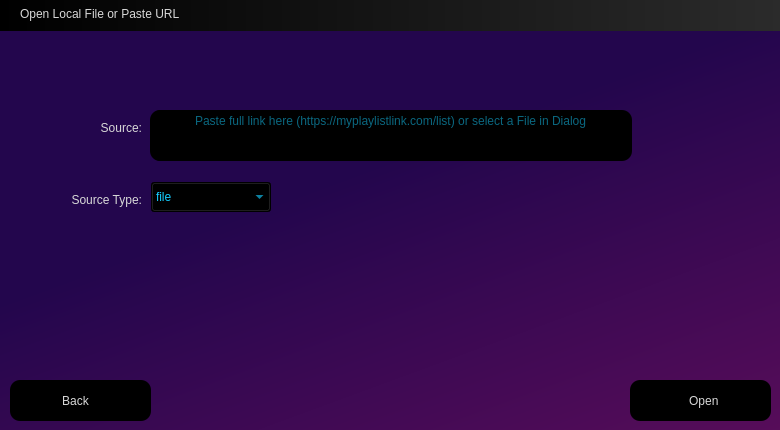
<?xml version="1.0" encoding="UTF-8"?>
<ui version="4.0">
 <class>OpenFileSelection</class>
 <widget class="QWidget" name="OpenFileSelection">
  <property name="geometry">
   <rect>
    <x>0</x>
    <y>0</y>
    <width>780</width>
    <height>430</height>
   </rect>
  </property>
  <property name="windowTitle">
   <string>Form</string>
  </property>
  <property name="styleSheet">
   <string notr="true">/*background-color: rgb(42, 42, 42);*/

QLabel
{
	color: rgb(216, 216, 216);
}

QPushButton 
{	
	color: rgb(216, 216, 216);
	background-color: rgb(0, 0, 0);
	border-radius: 10px;
}

QPushButton:hover 
{
	background-color: rgb(22, 7, 46);
}

QPushButton:disabled
{
	color: rgb(73, 73, 73);
}

QPushButton:pressed 
{
	background-color: rgb(82, 26, 149);
}

QTableWidget
{
	background-color: rgb(0, 0, 0);
}

QTableWidget::item::selected
{
	background-color: rgb(0, 58, 201);
}

QHeaderView::section
{
	background-color: rgb(20, 6, 36);
}

QHeaderView
{
	background-color: rgb(30, 30, 30);
}

QLineEdit
{
	color: rgb(216, 216, 216);
	background-color: rgb(0, 0, 0);
	padding-left:10px;
}

QTextEdit
{
	color: rgb(216, 216, 216);
	background-color: rgb(0, 0, 0);
	padding-left:25px;
}

QComboBox
{
	color: rgb(216, 216, 216);
	background-color: rgb(0, 0, 0);
}

QComboBox QAbstractItemView {
 	border: 1px solid grey;
 	/*background: black;*/
	selection-color: rgb(216, 216, 216);
  	background-color: rgb(30, 30, 30);
}
</string>
  </property>
  <widget class="QWidget" name="Titlebar_widget" native="true">
   <property name="geometry">
    <rect>
     <x>0</x>
     <y>0</y>
     <width>781</width>
     <height>31</height>
    </rect>
   </property>
   <property name="styleSheet">
    <string notr="true">/*background-color: rgb(40, 40, 40);*/

background-color: qlineargradient(spread:pad, x1:0, y1:0, x2:1, y2:0, stop:0 rgba(0, 0, 0, 255), stop:1 rgba(43, 43, 43, 255));</string>
   </property>
   <widget class="QLabel" name="Titlebar_label">
    <property name="geometry">
     <rect>
      <x>20</x>
      <y>0</y>
      <width>251</width>
      <height>21</height>
     </rect>
    </property>
    <property name="styleSheet">
     <string notr="true">background-color: transparent;</string>
    </property>
    <property name="text">
     <string>Open Local File or Paste URL</string>
    </property>
    <property name="alignment">
     <set>Qt::AlignmentFlag::AlignBottom|Qt::AlignmentFlag::AlignLeading|Qt::AlignmentFlag::AlignLeft</set>
    </property>
   </widget>
  </widget>
  <widget class="QPushButton" name="Back_button">
   <property name="geometry">
    <rect>
     <x>10</x>
     <y>380</y>
     <width>141</width>
     <height>41</height>
    </rect>
   </property>
   <property name="text">
    <string>  Back     </string>
   </property>
   <property name="icon">
    <iconset resource="resources.qrc">
     <normaloff>:/icons/icons/white-left-arrow.png</normaloff>
     <disabledoff>:/icons/icons/white-left-arrow-disabled.png</disabledoff>:/icons/icons/white-left-arrow.png</iconset>
   </property>
   <property name="iconSize">
    <size>
     <width>15</width>
     <height>15</height>
    </size>
   </property>
  </widget>
  <widget class="QPushButton" name="Open_button">
   <property name="geometry">
    <rect>
     <x>630</x>
     <y>380</y>
     <width>141</width>
     <height>41</height>
    </rect>
   </property>
   <property name="text">
    <string>  Open</string>
   </property>
   <property name="icon">
    <iconset resource="resources.qrc">
     <normaloff>:/icons/icons/external-link.png</normaloff>
     <disabledoff>:/icons/icons/external-link-disabled.png</disabledoff>:/icons/icons/external-link.png</iconset>
   </property>
   <property name="iconSize">
    <size>
     <width>20</width>
     <height>20</height>
    </size>
   </property>
  </widget>
  <widget class="QPushButton" name="OpenFiles_button">
   <property name="geometry">
    <rect>
     <x>150</x>
     <y>110</y>
     <width>31</width>
     <height>51</height>
    </rect>
   </property>
   <property name="styleSheet">
    <string notr="true">border-radius: 10px;
/*background-color: rgba(0, 0, 0, 0);*/
</string>
   </property>
   <property name="text">
    <string/>
   </property>
   <property name="icon">
    <iconset resource="resources.qrc">
     <normaloff>:/icons/icons/white-folder.png</normaloff>
     <disabledoff>:/icons/icons/white-folder-disabled.png</disabledoff>:/icons/icons/white-folder.png</iconset>
   </property>
   <property name="iconSize">
    <size>
     <width>20</width>
     <height>20</height>
    </size>
   </property>
  </widget>
  <widget class="QLabel" name="Source_label">
   <property name="geometry">
    <rect>
     <x>11</x>
     <y>120</y>
     <width>131</width>
     <height>16</height>
    </rect>
   </property>
   <property name="text">
    <string>Source:</string>
   </property>
   <property name="alignment">
    <set>Qt::AlignmentFlag::AlignRight|Qt::AlignmentFlag::AlignTrailing|Qt::AlignmentFlag::AlignVCenter</set>
   </property>
  </widget>
  <widget class="QTextEdit" name="Source_textedit">
   <property name="geometry">
    <rect>
     <x>151</x>
     <y>110</y>
     <width>481</width>
     <height>51</height>
    </rect>
   </property>
   <property name="styleSheet">
    <string notr="true">border-radius: 10px;
color: rgb(20, 205, 255); 
padding-left: 40px;</string>
   </property>
   <property name="frameShape">
    <enum>QFrame::Shape::NoFrame</enum>
   </property>
   <property name="frameShadow">
    <enum>QFrame::Shadow::Plain</enum>
   </property>
   <property name="acceptRichText">
    <bool>false</bool>
   </property>
   <property name="placeholderText">
    <string>Paste full link here (https://myplaylistlink.com/list) or select a File in Dialog</string>
   </property>
  </widget>
  <widget class="QComboBox" name="SourceType_combobox">
   <property name="geometry">
    <rect>
     <x>151</x>
     <y>182</y>
     <width>120</width>
     <height>30</height>
    </rect>
   </property>
   <property name="styleSheet">
    <string notr="true">color: rgb(20, 205, 255); 
</string>
   </property>
   <item>
    <property name="text">
     <string>file</string>
    </property>
   </item>
   <item>
    <property name="text">
     <string>url</string>
    </property>
   </item>
  </widget>
  <widget class="QLabel" name="SourceType_label">
   <property name="geometry">
    <rect>
     <x>11</x>
     <y>192</y>
     <width>131</width>
     <height>16</height>
    </rect>
   </property>
   <property name="text">
    <string>Source Type:</string>
   </property>
   <property name="alignment">
    <set>Qt::AlignmentFlag::AlignRight|Qt::AlignmentFlag::AlignTrailing|Qt::AlignmentFlag::AlignVCenter</set>
   </property>
  </widget>
  <widget class="QWidget" name="background_widget" native="true">
   <property name="geometry">
    <rect>
     <x>0</x>
     <y>30</y>
     <width>801</width>
     <height>421</height>
    </rect>
   </property>
   <property name="styleSheet">
    <string notr="true">/*background-color: qlineargradient(spread:pad, x1:0.369, y1:0.182, x2:1, y2:1, stop:0 rgba(57, 9, 126, 255), stop:1 rgba(129, 18, 129, 255));*/
background-color: qlineargradient(spread:pad, x1:0.506931, y1:0.295636, x2:1, y2:1, stop:0 rgba(35, 6, 77, 255), stop:1 rgba(90, 13, 90, 255));</string>
   </property>
  </widget>
  <zorder>background_widget</zorder>
  <zorder>Titlebar_widget</zorder>
  <zorder>Back_button</zorder>
  <zorder>Open_button</zorder>
  <zorder>Source_label</zorder>
  <zorder>SourceType_combobox</zorder>
  <zorder>SourceType_label</zorder>
  <zorder>Source_textedit</zorder>
  <zorder>OpenFiles_button</zorder>
 </widget>
 <resources>
  <include location="resources.qrc"/>
 </resources>
 <connections/>
</ui>
